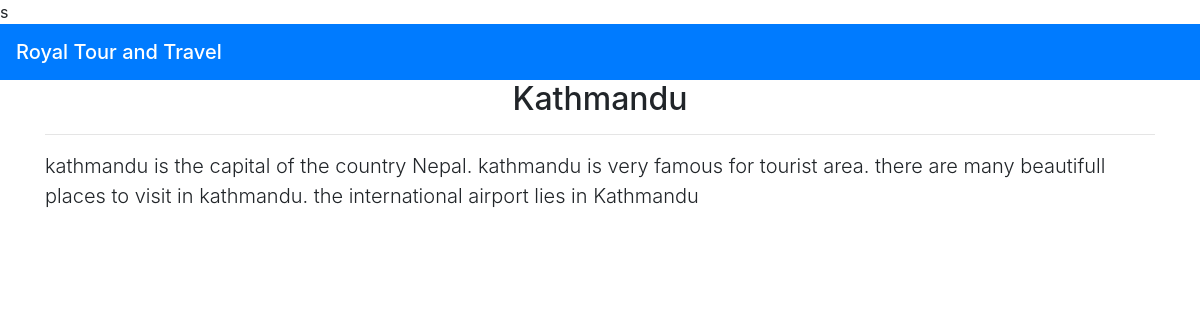
Screenshot of /story/6/ with the database file from the repository.
### story/models.py (models this page shows, shortened)
class Story(models.Model):
    category=models.ForeignKey(Category,on_delete=models.CASCADE)
    title=models.CharField(max_length=200)
    body=models.TextField(db_index=True)
    footer=models.TextField(blank=True)
    publish=models.DateTimeField(auto_now_add=True)
    class Meta:
        ordering=('-title',)

### story/views.py (the view)
# urls.py: path('<int:id>/', views.story_detail, name='story_detail'),
def story_detail(request,id):
    story=get_object_or_404(Story,id=id)
    return render(request,'story_detail.html',{'story':story})

### story/templates/story_detail.html (shortened to what this page needs)
<!doctype html>
<html lang="en">
  <head>
    <link rel="stylesheet" href="https://stackpath.bootstrapcdn.com/bootstrap/4.5.0/css/bootstrap.min.css">
  </head>
  <body>
    <nav class="navbar navbar-dark bg-primary">
      <span class="navbar-brand mb-0 h1 ">Royal Tour and Travel</span>
    </nav>
  <div class="container">
    <main id = "">
    <h2 class="text-center"> {{story.title}}</h2> <hr>
    <p class="lead">{{story.body}} </p>
  </main>
  </div>
  </body>
</html>

### rows the page displays
Story: title "Kathmandu", body "kathmandu is the capital of the country Nepal. kathmandu is very famous for tourist area. there are many beautifull places to visit in kathmandu. the international airport lies in Kathmandu"
